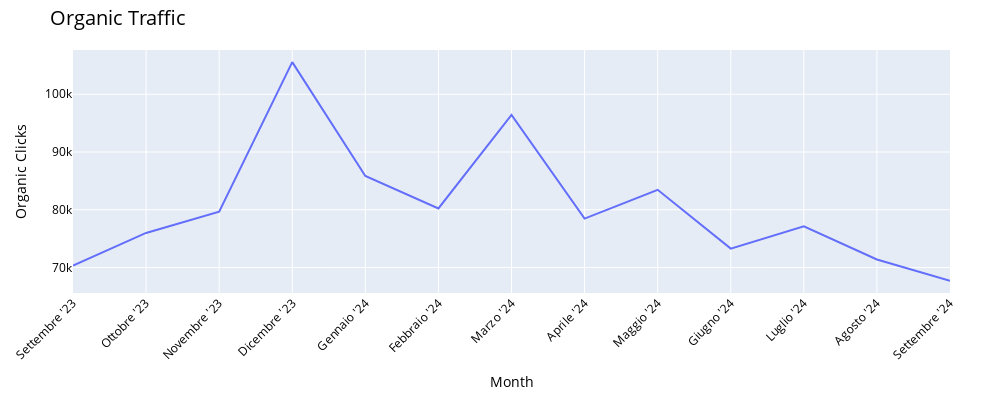

This figure's notebook cell:
### Code cell
# Example of interactive plot using Plotly Express - TO BE REVIEWED

fig = px.line(df, x='Mese di Riferimento', y='Click Totali E-Com', hover_data={'Click Totali E-Com':':.2f'}, width=1000, height=400)
fig.update_layout(
    title='Organic Traffic',
    title_font=dict(size=20, color='black'),
    xaxis_title='Month',
    xaxis=dict(color='black', tickangle=-45), # Rotate x-axis labels
    yaxis_title='Organic Clicks',
    yaxis=dict(color='black'),
    margin=dict(l=50, r=50, b=50, t=50, pad=0),  # Sets left-, right-, bottom-, and top-margins, then the padding
    # plot_bgcolor='white',  # Sets the background-color of the plotting area
    paper_bgcolor='white',  # Sets the background-color of the background
    )

fig.show()

### Figure 1 — Plotly figure (JSON) as saved in the notebook; plotly's stock layout.template omitted (floating-point values rounded to 4 significant figures)
{"data": [{"hovertemplate": "Mese di Riferimento=%{x}<br>Click Totali E-Com=%{y:.2f}<extra></extra>", "legendgroup": "", "line": {"color": "#636efa", "dash": "solid"}, "marker": {"symbol": "circle"}, "mode": "lines", "name": "", "orientation": "v", "showlegend": false, "type": "scatter", "x": ["Settembre '23", "Ottobre '23", "Novembre '23", "Dicembre '23", "Gennaio '24", "Febbraio '24", "Marzo '24", "Aprile '24", "Maggio '24", "Giugno '24", "Luglio '24", "Agosto '24", "Settembre '24"], "xaxis": "x", "y": [70321, 75976, 79649, 105564, 85850, 80229, 96437, 78464, 83455, 73266, 77143, 71387, 67680], "yaxis": "y"}], "layout": {"height": 400, "legend": {"tracegroupgap": 0}, "margin": {"b": 50, "l": 50, "pad": 0, "r": 50, "t": 50}, "paper_bgcolor": "white", "title": {"font": {"color": "black", "size": 20}, "text": "Organic Traffic"}, "width": 1000, "xaxis": {"anchor": "y", "color": "black", "domain": [0, 1], "tickangle": -45, "title": {"text": "Month"}}, "yaxis": {"anchor": "x", "color": "black", "domain": [0, 1], "title": {"text": "Organic Clicks"}}}}
